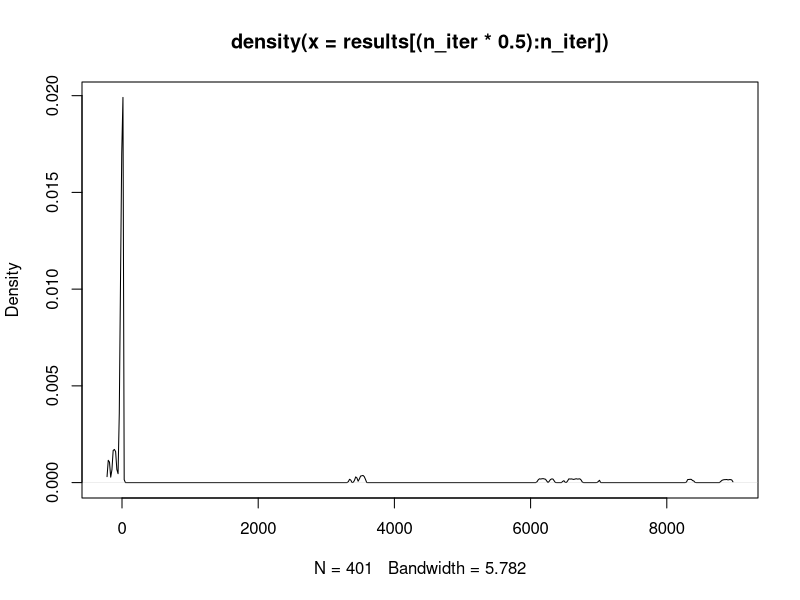
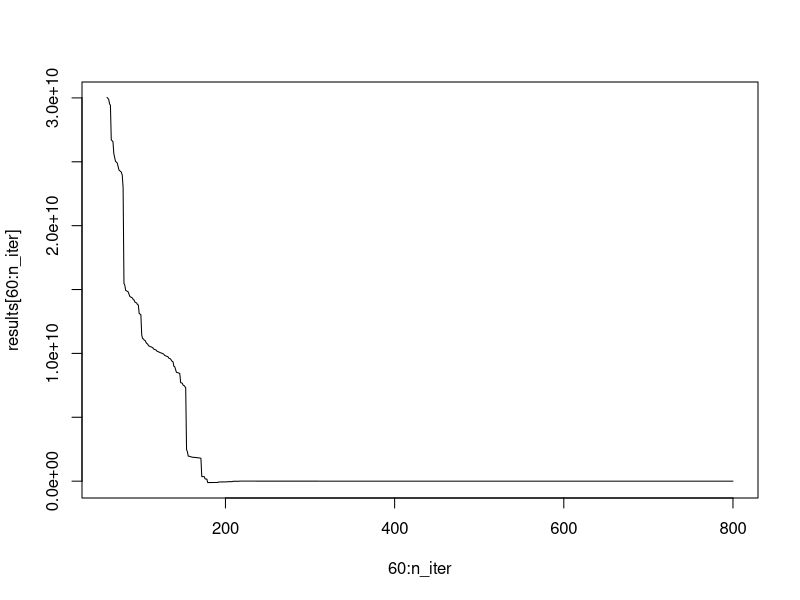

Recreate these plots in R, in order.


#' No-U-Turn sampler
#'
#' @param theta Initial value for the parameters
#' @param f log-likelihood function (up to a constant)
#' @param grad_f the gradient of the log-likelihood function
#' @param n_iter Number of MCMC iterations
#' @param M_diag Diagonal elements of the mass matrix in HMC. Defaults to ones.
#' @param M_adapt Parameter M_adapt in algorithm 6 in the NUTS paper
#' @param delta Target acceptance ratio, defaults to 0.5
#' @param max_treedepth Maximum depth of the binary trees constructed by NUTS
#' @param eps Starting guess for epsilon
#' @return Matrix with the trace of sampled parameters. Each mcmc iteration in rows and parameters in columns.
#' @export
NUTS <- function(theta, f, grad_f, n_iter, M_diag = NULL, M_adapt = 50, delta = 0.5, max_treedepth = 10, eps = 1, verbose = TRUE){
  theta_trace <- matrix(0, n_iter, length(theta))
  par_list <- list(M_adapt = M_adapt)
  for(iter in 1:n_iter){
    nuts <- NUTS_one_step(theta, iter, f, grad_f, par_list, delta = delta, max_treedepth = max_treedepth, eps = eps, verbose = verbose)
    theta <- nuts$theta
    par_list <- nuts$pars
    theta_trace[iter, ] <- theta
  }
  theta_trace
}


NUTS_one_step <- function(theta, iter, f, grad_f, par_list, delta = 0.8, max_treedepth = 10, eps = 1, verbose = TRUE){
  kappa <- 0.75 # adaption
  t0 <- 10 # adaption iteration offset
  gamma <- 0.05
  M_adapt <- par_list$M_adapt 
  if(is.null(par_list$M_diag)){
    M_diag <- rep(1, length(theta))
  } else{
    M_diag <- par_list$M_diag
  }
  
  if(iter == 1){
    eps <- find_reasonable_epsilon(theta, f, grad_f, M_diag, eps = eps, verbose = verbose)
    mu <- log(10*eps)
    H <- 0 # energy
    eps_bar <- 1
  } else{
    eps <- par_list$eps
    eps_bar <- par_list$eps_bar
    H <- par_list$H
    mu <- par_list$mu
  }
  
  r0 <- rnorm(length(theta), 0, sqrt(M_diag)) # Drawing the momentum from a normal, less mass less widespread energies 
  u <- runif(1, 0, exp(f(theta) - 0.5 * sum(r0**2 / M_diag)))
  if(is.nan(u)){
    warning("NUTS: sampled slice u is NaN")
    u <- runif(1, 0, 1e5)
  }
  theta_minus <- theta
  theta_plus <- theta
  r_minus <- r0
  r_plus <- r0
  j=0
  n=1
  s=1
  if(iter > M_adapt){
    eps <- runif(1, 0.9*eps_bar, 1.1*eps_bar)
  }
  while(s == 1){
    # choose direction {-1, 1}
    direction <- sample(c(-1, 1), 1)
    if(direction == -1){
      temp <- build_tree(theta_minus, r_minus, u, direction, j, eps, theta, r0, f, grad_f, M_diag)
      theta_minus <- temp$theta_minus
      r_minus <- temp$r_minus
    } else{
      temp <- build_tree(theta_plus, r_plus, u, direction, j, eps, theta, r0, f, grad_f, M_diag)
      theta_plus <- temp$theta_plus
      r_plus <- temp$r_plus
    }
    if(is.nan(temp$s)) temp$s <- 0
    if(temp$s == 1){
      if(runif(1) < temp$n / n){
        theta <- temp$theta
      }
    }
    n <- n + temp$n
    s <- check_NUTS(temp$s, theta_plus, theta_minus, r_plus, r_minus)
    j <- j + 1
    if(j > max_treedepth){
      warning("NUTS: Reached max tree depth")
      break
    }
  }
  if(iter <= M_adapt){
    H <- (1 - 1/(iter + t0))*H + 1/(iter + t0) * (delta - temp$alpha / temp$n_alpha)
    log_eps <- mu - sqrt(iter)/gamma * H
    eps_bar <- exp(iter**(-kappa) * log_eps + (1 - iter**(-kappa)) * log(eps_bar))
    eps <- exp(log_eps)
  } else{
    eps <- eps_bar
  }
  
  return(list(theta = theta,
              pars = list(eps = eps, eps_bar = eps_bar, H = H, mu = mu, M_adapt = M_adapt, M_diag = M_diag)))
}






leapfrog_step = function(theta, r, eps, grad_f, M_diag){
  r_tilde <- r + 0.5 * eps * grad_f(theta)
  theta_tilde <- theta + eps * r_tilde / M_diag
  r_tilde <- r_tilde + 0.5 * eps * grad_f(theta_tilde)
  list(theta = theta_tilde, r = r_tilde)
}

joint_log_density = function(theta, r, f, M_diag){
  f(theta) - 0.5*sum(r**2 / M_diag)
}

find_reasonable_epsilon = function(theta, f, grad_f, M_diag, eps = 1, verbose = TRUE){
  r <- rnorm(length(theta), 0, sqrt(M_diag))
  proposed <- leapfrog_step(theta, r, eps, grad_f, M_diag)
  log_ratio <- joint_log_density(proposed$theta, proposed$r, f, M_diag) - joint_log_density(theta, r, f, M_diag)
  alpha <- ifelse(exp(log_ratio) > 0.5, 1, -1)
  if(is.nan(alpha)) alpha <- -1
  count <- 1
  while(is.nan(log_ratio) || alpha * log_ratio > (-alpha)*log(2)){
    eps <- 2**alpha * eps
    proposed <- leapfrog_step(theta, r, eps, grad_f, M_diag)
    log_ratio <- joint_log_density(proposed$theta, proposed$r, f, M_diag) - joint_log_density(theta, r, f, M_diag)
    count <- count + 1
    if(count > 100) {
      stop("Could not find reasonable epsilon in 100 iterations!")
    }
  }
  if(verbose) message("Reasonable epsilon = ", eps, " found after ", count, " steps")
  eps
}

check_NUTS = function(s, theta_plus, theta_minus, r_plus, r_minus){
  if(is.na(s)) return(0)
  condition1 <- crossprod(theta_plus - theta_minus, r_minus) >= 0
  condition2 <- crossprod(theta_plus - theta_minus, r_plus) >= 0
  s && condition1 && condition2
}

build_tree = function(theta, r, u, v, j, eps, theta0, r0, f, grad_f, M_diag, Delta_max = 1000){
  if(j == 0){
    proposed <- leapfrog_step(theta, r, v*eps, grad_f, M_diag)
    theta <- proposed$theta
    r <- proposed$r
    log_prob <- joint_log_density(theta, r, f, M_diag)
    log_prob0 <- joint_log_density(theta0, r0, f, M_diag)
    n <- (log(u) <= log_prob)
    s <- (log(u) < Delta_max + log_prob)
    alpha <- min(1, exp(log_prob - log_prob0))
    if(is.nan(alpha)) stop()
    if(is.na(s) || is.nan(s)){
      s <- 0
    }
    if(is.na(n) || is.nan(n)){
      n <- 0
    }
    return(list(theta_minus=theta, theta_plus=theta, theta=theta, r_minus=r,
                r_plus=r, s=s, n=n, alpha=alpha, n_alpha=1))
  } else{
    obj0 <- build_tree(theta, r, u, v, j-1, eps, theta0, r0, f, grad_f, M_diag)
    theta_minus <- obj0$theta_minus
    r_minus <- obj0$r_minus
    theta_plus <- obj0$theta_plus
    r_plus <- obj0$r_plus
    theta <- obj0$theta
    if(obj0$s == 1){
      if(v == -1){
        obj1 <- build_tree(obj0$theta_minus, obj0$r_minus, u, v, j-1, eps, theta0, r0, f, grad_f, M_diag)
        theta_minus <- obj1$theta_minus
        r_minus <- obj1$r_minus
      } else{
        obj1 <- build_tree(obj0$theta_plus, obj0$r_plus, u, v, j-1, eps, theta0, r0, f, grad_f, M_diag)
        theta_plus <- obj1$theta_plus
        r_plus <- obj1$r_plus
      }
      n <- obj0$n + obj1$n
      if(n != 0){
        prob <- obj1$n / n
        if(runif(1) < prob){
          theta <- obj1$theta
        }
      }
      s <- check_NUTS(obj1$s, theta_plus, theta_minus, r_plus, r_minus)
      alpha <- obj0$alpha + obj1$alpha
      n_alpha <- obj0$n_alpha + obj1$n_alpha
      
    } else{
      n <- obj0$n
      s <- obj0$s
      alpha <- obj0$alpha
      n_alpha <- obj0$n_alpha
    }
    if(is.na(s) || is.nan(s)){
      s <- 0
    }
    if(is.na(n) || is.nan(n)){
      n <- 0
    }
    return(list(theta_minus=theta_minus, theta_plus=theta_plus, theta=theta,
                r_minus=r_minus, r_plus=r_plus, s=s, n=n, alpha=alpha, n_alpha=n_alpha))
  }
}



# Generate data from model ---------------------------------------------------------------------


n <-  1000
b <- 5
y <- rnorm(n, b)


## Likelihood ---------------------------------------------------------------------

f <- function(b) {
  sum(dnorm(y, b, log = T))
}

grad_f <- function(b) {
  sum(y - b)
}



# Fit -----------------------------------------------------------------

theta <- -1 ## start value
n_iter <-  800

results <- NUTS(theta, f, grad_f, n_iter)

plot(density(results[(n_iter*0.5):n_iter]))
plot(60:n_iter, results[60:n_iter], type = "l")

